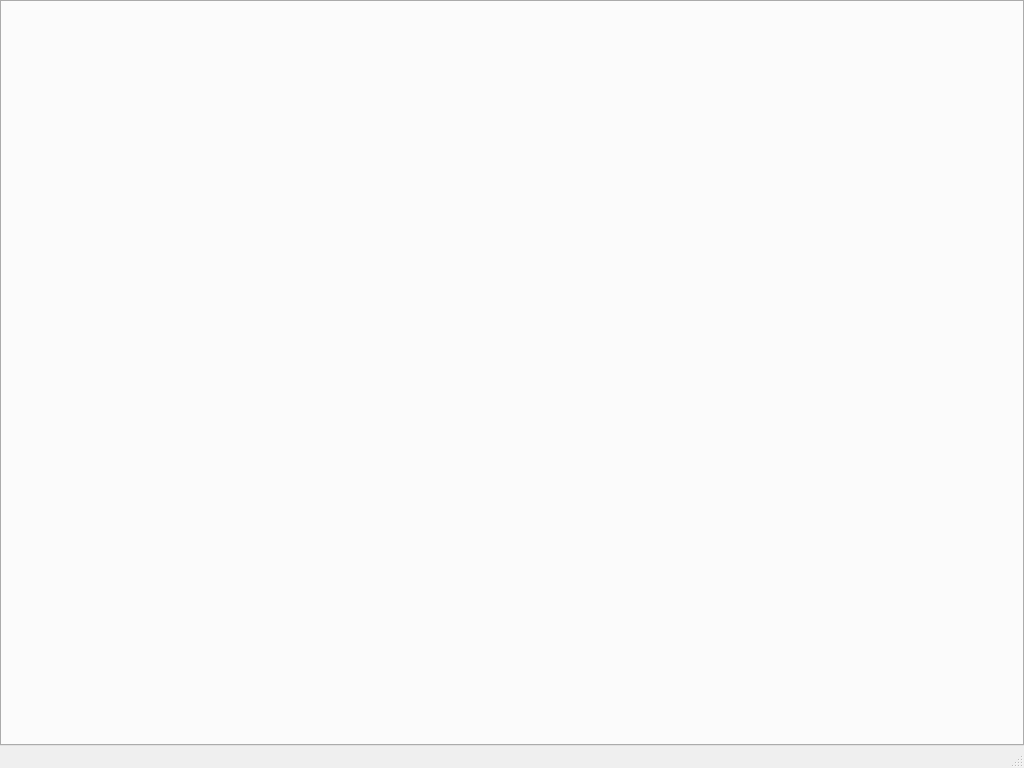
<?xml version="1.0" encoding="UTF-8"?>
<ui version="4.0">
 <class>Form</class>
 <widget class="QMainWindow" name="Form">
  <property name="geometry">
   <rect>
    <x>0</x>
    <y>0</y>
    <width>1024</width>
    <height>768</height>
   </rect>
  </property>
  <property name="windowTitle">
   <string>Radio CRM</string>
  </property>
  <widget class="QWidget" name="centralwidget">
   <layout class="QVBoxLayout" name="verticalLayout">
    <property name="spacing">
     <number>0</number>
    </property>
    <property name="leftMargin">
     <number>0</number>
    </property>
    <property name="topMargin">
     <number>0</number>
    </property>
    <property name="rightMargin">
     <number>0</number>
    </property>
    <property name="bottomMargin">
     <number>0</number>
    </property>
    <item>
     <widget class="QTabWidget" name="tabWidget">
      <property name="currentIndex">
       <number>-1</number>
      </property>
     </widget>
    </item>
   </layout>
  </widget>
  <widget class="QStatusBar" name="statusbar"/>
 </widget>
 <resources/>
 <connections/>
</ui>
